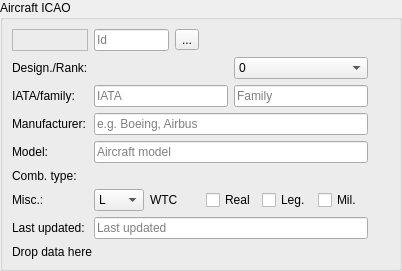
<?xml version="1.0" encoding="UTF-8"?>
<ui version="4.0">
 <class>CAircraftIcaoForm</class>
 <widget class="QFrame" name="CAircraftIcaoForm">
  <property name="geometry">
   <rect>
    <x>0</x>
    <y>0</y>
    <width>402</width>
    <height>271</height>
   </rect>
  </property>
  <property name="minimumSize">
   <size>
    <width>0</width>
    <height>200</height>
   </size>
  </property>
  <property name="windowTitle">
   <string>Aircraft ICAO</string>
  </property>
  <layout class="QVBoxLayout" name="vl_AirccraftIcaoForm">
   <property name="spacing">
    <number>4</number>
   </property>
   <property name="leftMargin">
    <number>0</number>
   </property>
   <property name="topMargin">
    <number>0</number>
   </property>
   <property name="rightMargin">
    <number>0</number>
   </property>
   <property name="bottomMargin">
    <number>0</number>
   </property>
   <item>
    <widget class="QGroupBox" name="gb_AircraftIcao">
     <property name="title">
      <string>Aircraft ICAO</string>
     </property>
     <layout class="QGridLayout" name="gl_AircraftIcao" columnstretch="0,1,0">
      <item row="0" column="2" rowspan="9">
       <widget class="swift::gui::editors::CValidationIndicator" name="val_Indicator">
        <property name="sizePolicy">
         <sizepolicy hsizetype="Preferred" vsizetype="Preferred">
          <horstretch>0</horstretch>
          <verstretch>0</verstretch>
         </sizepolicy>
        </property>
        <property name="minimumSize">
         <size>
          <width>16</width>
          <height>0</height>
         </size>
        </property>
        <property name="maximumSize">
         <size>
          <width>16</width>
          <height>16777215</height>
         </size>
        </property>
       </widget>
      </item>
      <item row="0" column="0">
       <widget class="swift::gui::CLabelAndIcon" name="lai_Id">
        <property name="minimumSize">
         <size>
          <width>20</width>
          <height>0</height>
         </size>
        </property>
        <property name="frameShape">
         <enum>QFrame::StyledPanel</enum>
        </property>
        <property name="frameShadow">
         <enum>QFrame::Raised</enum>
        </property>
       </widget>
      </item>
      <item row="6" column="1">
       <widget class="QWidget" name="wi_Checkboxes" native="true">
        <layout class="QHBoxLayout" name="hl_CheckBoxes">
         <property name="leftMargin">
          <number>0</number>
         </property>
         <property name="topMargin">
          <number>0</number>
         </property>
         <property name="rightMargin">
          <number>0</number>
         </property>
         <property name="bottomMargin">
          <number>0</number>
         </property>
         <item>
          <widget class="QComboBox" name="cb_Wtc">
           <property name="maximumSize">
            <size>
             <width>50</width>
             <height>16777215</height>
            </size>
           </property>
           <property name="toolTip">
            <string>Wake turbulence category</string>
           </property>
           <item>
            <property name="text">
             <string>L</string>
            </property>
           </item>
           <item>
            <property name="text">
             <string>M</string>
            </property>
           </item>
           <item>
            <property name="text">
             <string>H</string>
            </property>
           </item>
           <item>
            <property name="text">
             <string>Unspecified</string>
            </property>
           </item>
          </widget>
         </item>
         <item>
          <widget class="QLabel" name="lbl_Wtc">
           <property name="text">
            <string>WTC</string>
           </property>
          </widget>
         </item>
         <item>
          <widget class="QCheckBox" name="cb_RealWorld">
           <property name="toolTip">
            <string>Real world aircraft</string>
           </property>
           <property name="text">
            <string>Real</string>
           </property>
          </widget>
         </item>
         <item>
          <widget class="QCheckBox" name="cb_Legacy">
           <property name="toolTip">
            <string>Legacy aircraft, e.g. Concord, ME109</string>
           </property>
           <property name="text">
            <string>Leg.</string>
           </property>
          </widget>
         </item>
         <item>
          <widget class="QCheckBox" name="cb_Military">
           <property name="toolTip">
            <string>Military aircraft</string>
           </property>
           <property name="text">
            <string>Mil.</string>
           </property>
          </widget>
         </item>
        </layout>
       </widget>
      </item>
      <item row="2" column="1">
       <widget class="QWidget" name="wi_IataFamily" native="true">
        <layout class="QHBoxLayout" name="hl_IataFamily">
         <property name="leftMargin">
          <number>0</number>
         </property>
         <property name="topMargin">
          <number>0</number>
         </property>
         <property name="rightMargin">
          <number>0</number>
         </property>
         <property name="bottomMargin">
          <number>0</number>
         </property>
         <item>
          <widget class="QLineEdit" name="le_Iata">
           <property name="layoutDirection">
            <enum>Qt::RightToLeft</enum>
           </property>
           <property name="maxLength">
            <number>10</number>
           </property>
           <property name="placeholderText">
            <string>IATA</string>
           </property>
          </widget>
         </item>
         <item>
          <widget class="QLineEdit" name="le_Family">
           <property name="maxLength">
            <number>10</number>
           </property>
           <property name="placeholderText">
            <string>Family</string>
           </property>
          </widget>
         </item>
        </layout>
       </widget>
      </item>
      <item row="1" column="1">
       <widget class="QWidget" name="wi_DesignatorRank" native="true">
        <layout class="QHBoxLayout" name="hl_DesignatorRank">
         <property name="leftMargin">
          <number>0</number>
         </property>
         <property name="topMargin">
          <number>0</number>
         </property>
         <property name="rightMargin">
          <number>0</number>
         </property>
         <property name="bottomMargin">
          <number>0</number>
         </property>
         <item>
          <widget class="swift::gui::components::CDbAircraftIcaoSelectorComponent" name="aircraft_Selector">
           <property name="focusPolicy">
            <enum>Qt::StrongFocus</enum>
           </property>
          </widget>
         </item>
         <item>
          <widget class="QComboBox" name="cb_Rank">
           <item>
            <property name="text">
             <string>0</string>
            </property>
           </item>
           <item>
            <property name="text">
             <string>1</string>
            </property>
           </item>
           <item>
            <property name="text">
             <string>2</string>
            </property>
           </item>
           <item>
            <property name="text">
             <string>3</string>
            </property>
           </item>
           <item>
            <property name="text">
             <string>4</string>
            </property>
           </item>
           <item>
            <property name="text">
             <string>5</string>
            </property>
           </item>
           <item>
            <property name="text">
             <string>6</string>
            </property>
           </item>
           <item>
            <property name="text">
             <string>7</string>
            </property>
           </item>
           <item>
            <property name="text">
             <string>8</string>
            </property>
           </item>
           <item>
            <property name="text">
             <string>9</string>
            </property>
           </item>
           <item>
            <property name="text">
             <string>Unspecified</string>
            </property>
           </item>
          </widget>
         </item>
        </layout>
       </widget>
      </item>
      <item row="5" column="1">
       <widget class="swift::gui::components::CAircraftCombinedTypeSelector" name="combined_TypeSelector">
        <property name="focusPolicy">
         <enum>Qt::StrongFocus</enum>
        </property>
       </widget>
      </item>
      <item row="0" column="1">
       <widget class="QWidget" name="wi_IdPaste" native="true">
        <layout class="QHBoxLayout" name="hl_IdPaste">
         <property name="leftMargin">
          <number>0</number>
         </property>
         <property name="topMargin">
          <number>0</number>
         </property>
         <property name="rightMargin">
          <number>0</number>
         </property>
         <property name="bottomMargin">
          <number>0</number>
         </property>
         <item>
          <widget class="QLineEdit" name="le_Id">
           <property name="maximumSize">
            <size>
             <width>75</width>
             <height>16777215</height>
            </size>
           </property>
           <property name="readOnly">
            <bool>true</bool>
           </property>
           <property name="placeholderText">
            <string>Id</string>
           </property>
          </widget>
         </item>
         <item>
          <widget class="QToolButton" name="tb_Paste">
           <property name="text">
            <string>...</string>
           </property>
           <property name="icon">
            <iconset resource="../../misc/misc.qrc">
             <normaloff>:/diagona/icons/diagona/icons/clipboard-paste.png</normaloff>:/diagona/icons/diagona/icons/clipboard-paste.png</iconset>
           </property>
          </widget>
         </item>
         <item>
          <spacer name="hs_IdPaste">
           <property name="orientation">
            <enum>Qt::Horizontal</enum>
           </property>
           <property name="sizeHint" stdset="0">
            <size>
             <width>40</width>
             <height>20</height>
            </size>
           </property>
          </spacer>
         </item>
        </layout>
       </widget>
      </item>
      <item row="2" column="0">
       <widget class="QLabel" name="lbl_IataFamily">
        <property name="text">
         <string>IATA/family:</string>
        </property>
       </widget>
      </item>
      <item row="4" column="0">
       <widget class="QLabel" name="lbl_ModelDescription">
        <property name="text">
         <string>Model:</string>
        </property>
        <property name="buddy">
         <cstring>le_ModelDescription</cstring>
        </property>
       </widget>
      </item>
      <item row="3" column="1">
       <widget class="QLineEdit" name="le_Manufacturer">
        <property name="placeholderText">
         <string>e.g. Boeing, Airbus</string>
        </property>
       </widget>
      </item>
      <item row="4" column="1">
       <widget class="QLineEdit" name="le_ModelDescription">
        <property name="placeholderText">
         <string>Aircraft model</string>
        </property>
       </widget>
      </item>
      <item row="7" column="1">
       <widget class="QLineEdit" name="le_Updated">
        <property name="readOnly">
         <bool>true</bool>
        </property>
        <property name="placeholderText">
         <string>Last updated</string>
        </property>
       </widget>
      </item>
      <item row="6" column="0">
       <widget class="QLabel" name="lbl_MiscFlags">
        <property name="text">
         <string>Misc.:</string>
        </property>
       </widget>
      </item>
      <item row="5" column="0">
       <widget class="QLabel" name="lbl_CombinedCode">
        <property name="toolTip">
         <string>Type / Engine / Engine count</string>
        </property>
        <property name="text">
         <string>Comb. type:</string>
        </property>
       </widget>
      </item>
      <item row="3" column="0">
       <widget class="QLabel" name="lbl_Manufacturer">
        <property name="text">
         <string>Manufacturer:</string>
        </property>
        <property name="buddy">
         <cstring>le_Manufacturer</cstring>
        </property>
       </widget>
      </item>
      <item row="7" column="0">
       <widget class="QLabel" name="lbl_Timestamp">
        <property name="text">
         <string>Last updated:</string>
        </property>
        <property name="buddy">
         <cstring>le_Updated</cstring>
        </property>
       </widget>
      </item>
      <item row="1" column="0">
       <widget class="QLabel" name="lbl_IcaoDesignator">
        <property name="text">
         <string>Design./Rank:</string>
        </property>
       </widget>
      </item>
      <item row="8" column="0" colspan="2">
       <widget class="swift::gui::CDropSite" name="drop_DropData">
        <property name="text">
         <string>Drop data here</string>
        </property>
       </widget>
      </item>
     </layout>
    </widget>
   </item>
  </layout>
 </widget>
 <customwidgets>
  <customwidget>
   <class>swift::gui::components::CDbAircraftIcaoSelectorComponent</class>
   <extends>QFrame</extends>
   <header>gui/components/dbaircrafticaoselectorcomponent.h</header>
   <container>1</container>
  </customwidget>
  <customwidget>
   <class>swift::gui::CLabelAndIcon</class>
   <extends>QFrame</extends>
   <header>gui/labelandicon.h</header>
   <container>1</container>
  </customwidget>
  <customwidget>
   <class>swift::gui::editors::CValidationIndicator</class>
   <extends>QFrame</extends>
   <header>gui/editors/validationindicator.h</header>
   <container>1</container>
  </customwidget>
  <customwidget>
   <class>swift::gui::CDropSite</class>
   <extends>QLabel</extends>
   <header>gui/dropsite.h</header>
  </customwidget>
  <customwidget>
   <class>swift::gui::components::CAircraftCombinedTypeSelector</class>
   <extends>QFrame</extends>
   <header>gui/components/aircraftcombinedtypeselector.h</header>
   <container>1</container>
  </customwidget>
 </customwidgets>
 <tabstops>
  <tabstop>aircraft_Selector</tabstop>
  <tabstop>cb_Rank</tabstop>
  <tabstop>le_Iata</tabstop>
  <tabstop>le_Family</tabstop>
  <tabstop>le_Manufacturer</tabstop>
  <tabstop>le_ModelDescription</tabstop>
  <tabstop>combined_TypeSelector</tabstop>
  <tabstop>cb_Wtc</tabstop>
  <tabstop>cb_RealWorld</tabstop>
  <tabstop>cb_Legacy</tabstop>
  <tabstop>cb_Military</tabstop>
  <tabstop>le_Updated</tabstop>
 </tabstops>
 <resources>
  <include location="../../misc/misc.qrc"/>
 </resources>
 <connections/>
</ui>
